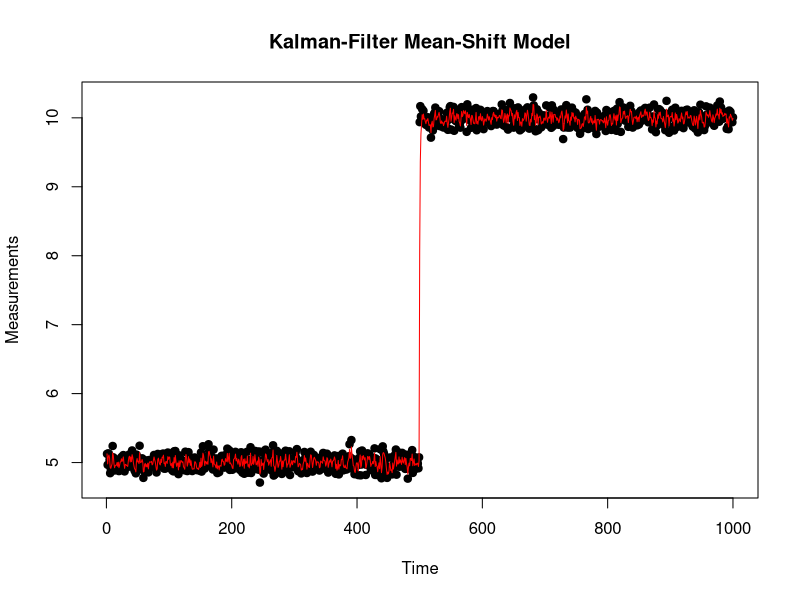
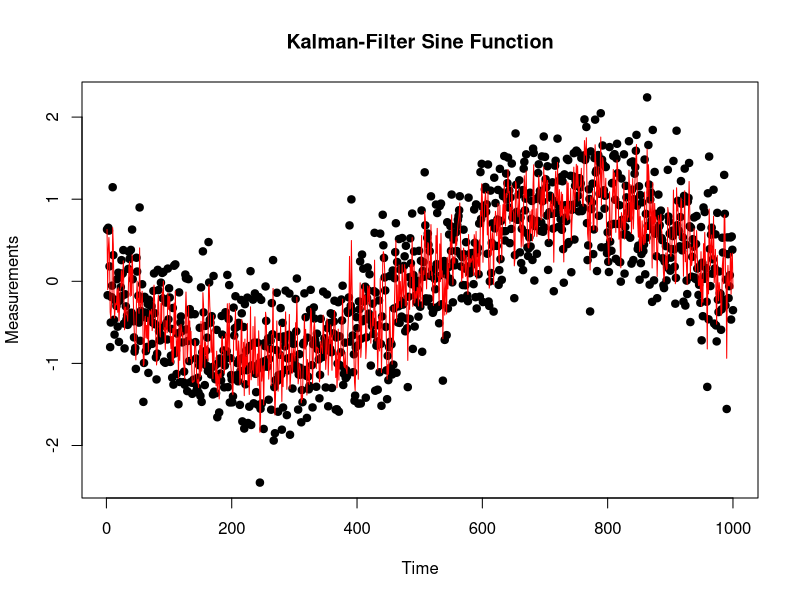
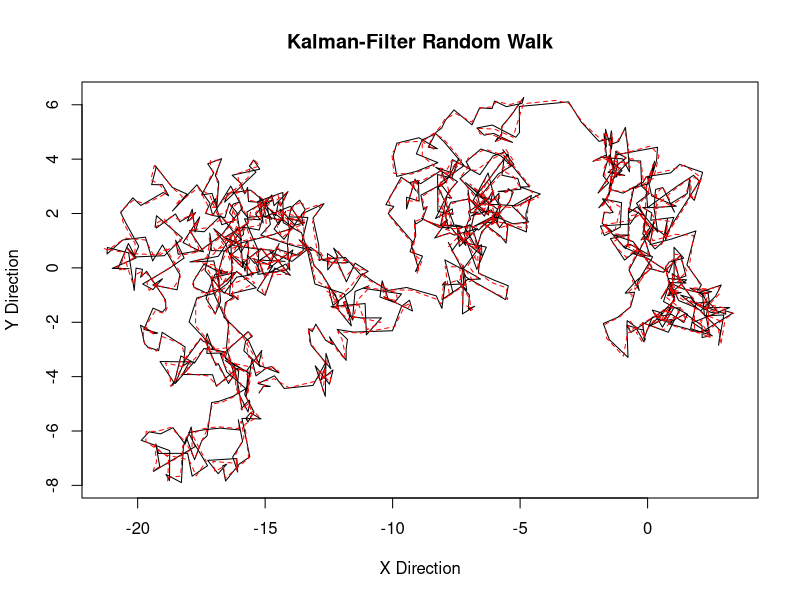
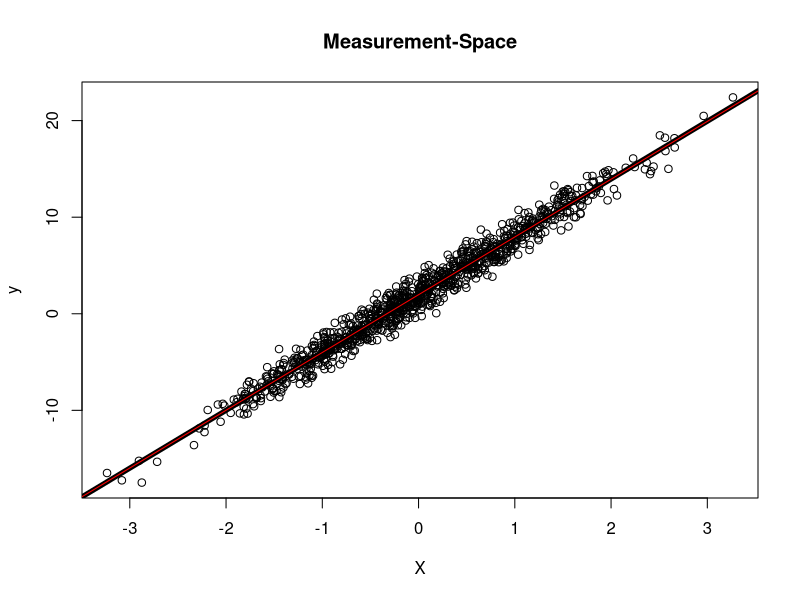
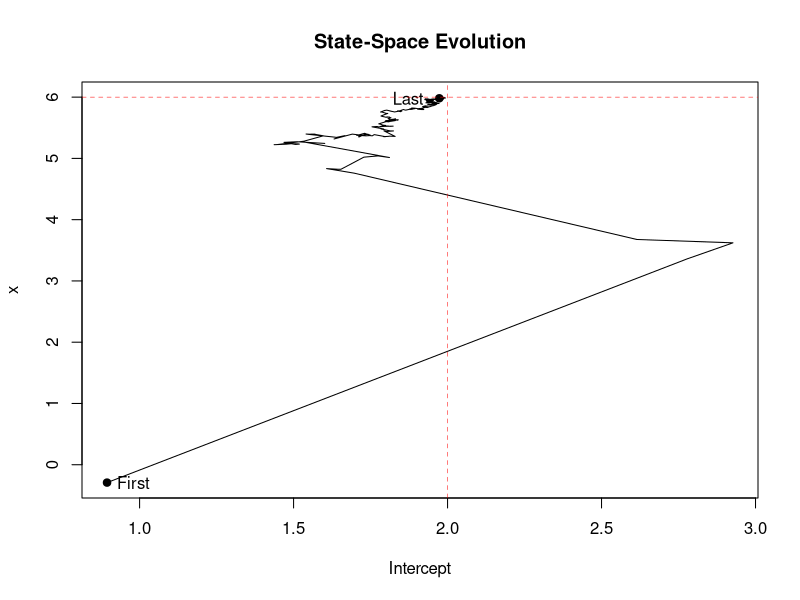
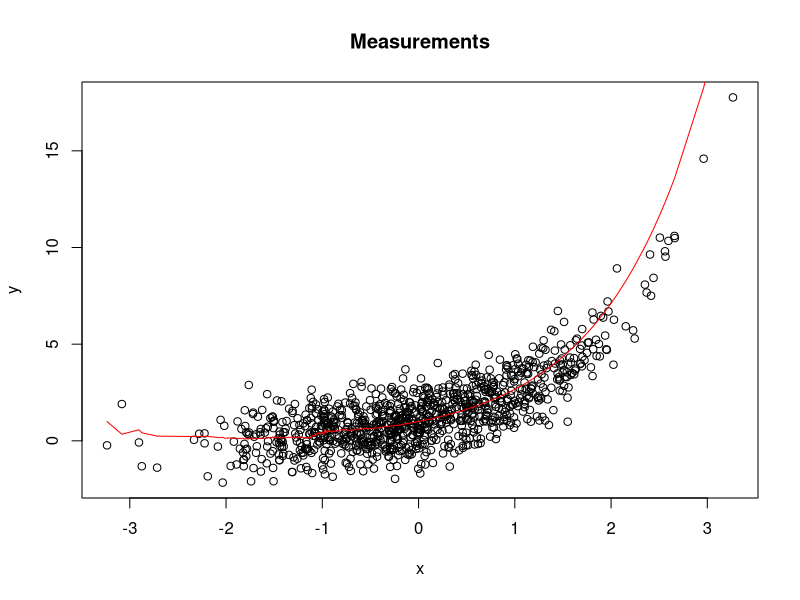
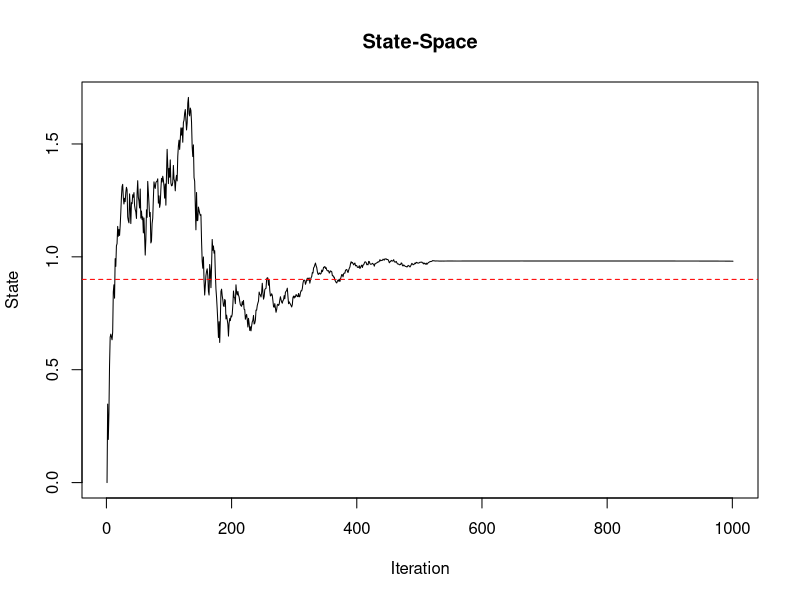
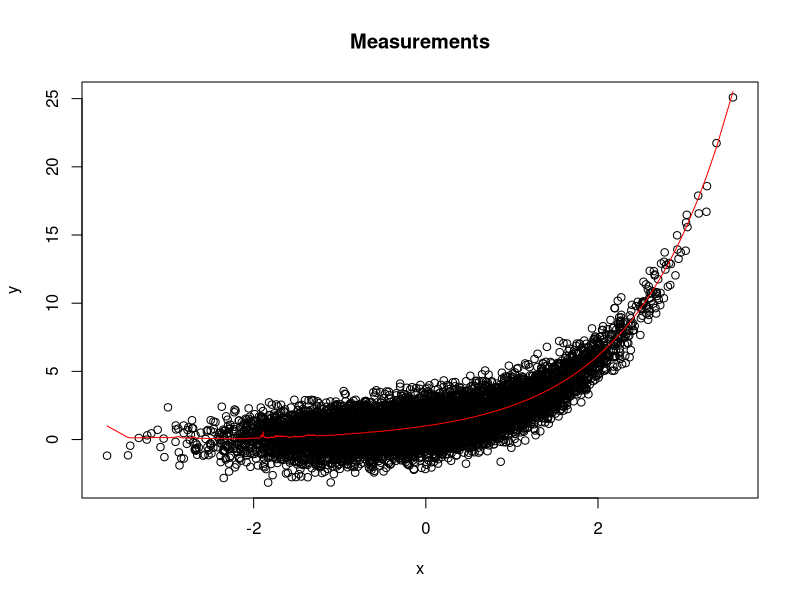

The R script that drew these images, in order:
## ---- chunk 1
# generating samples from the multivariate normal distribution 
mvnorm <- function(n, mu, covar){
    return((t(chol(covar)) %*% rnorm(n)) + mu)
}
#####

#####
# kalman filter equations inplementation
# the implementation is slightly different for vector inputs then matrix inputs
# which is why it requires two different "inner" implementations
kalman_filter <- function(measurements, stateTransition, processNoise,
    outputMatrix, measurementNoise){    

    # vector input 
    if(is.vector(measurements)){

        # number of measurements
        n <- length(measurements)

        # number of states
        n_state <- ncol(stateTransition)

        # init state matrix
        state <- matrix(0, ncol=n_state, nrow=n)

        # use first measurement as init state
        state[1, ] <- c(measurements[1], rep(0, n_state - 1))

        # init state covariance matrix
        S <- diag(rep(10, n_state))

        # kalman filter equations 
        for(i in 2:n){
            # predict
            m_ <- stateTransition %*% state[i-1, ]
            S_ <- stateTransition %*% S %*% t(stateTransition) + processNoise

            # update
            S <- outputMatrix %*% S_ %*% t(outputMatrix) + measurementNoise
            K <- S_ %*% t(outputMatrix) %*% solve(S)
            m <- m_ + K %*% (measurements[i] - outputMatrix %*% m_)
            S <- S_ - K %*% S %*% t(K)

            # save
            state[i,] <- m
        }
    }
    if(is.matrix(measurements)){

        # number of measurements
        n_measure <- nrow(measurements)

        # number of states
        n_state <- ncol(stateTransition)

        # init state 
        state <- matrix(0, ncol=n_state, nrow=n_measure)

        # use first measurement as init state
        state[1, ] <- c(measurements[1,], rep(0, n_state - ncol(measurements)))

        # state covariance matrix
        S <- diag(rep(10, n_state))

        # kalman filter equations
        for(i in 2:n){
            # predict
            m_ <- stateTransition %*% state[i-1, ]
            S_ <- stateTransition %*% S %*% t(stateTransition) + processNoise

            # update
            S <- outputMatrix %*% S_ %*% t(outputMatrix) + measurementNoise
            K <- S_ %*% t(outputMatrix) %*% solve(S)
            m <- m_ + K %*% (measurements[i,] - outputMatrix %*% m_)
            S <- S_ - K %*% S %*% t(K)

            # save
            state[i,] <- m
        }
    }
    # return state  
    return(state)
}
#####

#####
# functions usind in deriving the recursive non linear regression extended kalman-filter solution
# exponential model with one variable
h <- function(x, beta) { exp(x*beta) }

# derivative of the exponential function w.r.t. the state
H <- function(x, beta) { h(x, beta)/x }
#####

#####
# functions for the importance sampling example
# function of the random variable
f <- function(x) {cos(x)^2 }

# normal density
d_norm  <- function(x, mu=0, sig=1) {1/sqrt(2*pi)*exp(- (x-mu)^2/(2*sig^2))}

# laplace distribution density
dlaplace <- function(x, b=1, mu =0){ 1/(2*b)*exp(-abs(x-mu)/b)}

# generate random variables according to the laplace distribution
rlaplace <- function(b, u){
    -b*sign(u-0.5)*log(1 - 2*abs(u-0.5))
}
#####

#####
# state transition function for the particle filter simulation
state_update <- function(x,t) {  0.5*x + 25*x/(1 + x^2) + 8*cos(1.2*(t-1)) }

# measurement / process transition function for the particle filter simulation
measurement_update <- function(x) { x^2/20 }
#####

#####
# state transition function for the particle filter simulation
stochastic_volatility_state  <- function(x, a, b) { a + b * x }

# measurement / process transition function for the particle filter simulation
stochastic_volatility_process  <- function(state) { exp(state) }
#####
## ---- chunk 2
# generate n constant measurements whose mean changes after n/2 measurements
# random seed
set.seed(0)

# init n
n <- 1000

# save results
time_var_const_mean <- numeric(n)

# generate time depended constant data with gaussian noise
for(i in 1:n){
        time_var_const_mean[i] <- rnorm(1, mean = 5, sd = 0.1)
    if( i < n/2){
    } else {
        time_var_const_mean[i] <- rnorm(1, mean = 10, sd = 0.1)
    }
}

# apply the kalman filter
kf_const_time_var_mean <- kalman_filter( measurements = time_var_const_mean, stateTransition = matrix(c(1,1, 0,1), ncol = 2), 
    processNoise = diag(rep(1,2)), outputMatrix = matrix(c(1,0), ncol = 2),  measurementNoise = matrix(1, ncol=1)
)

plot(time_var_const_mean, pch=19, 
    main = "Kalman-Filter Mean-Shift Model",
    xlab = "Time",
    ylab = "Measurements")
lines(kf_const_time_var_mean[,1], col='red')
## ---- chunk 3
# second k-f example using sine function with additive gaussian noise 
set.seed(0)

# generate data
sine <- sin(seq(-pi, pi, length.out=n)) + rnorm(n,sd=0.5)

# apply k-f
kf_sine <- kalman_filter(measurements = sine, stateTransition = matrix(c(1,1, 0,1), ncol = 2), processNoise = diag(rep(1,2)), 
    outputMatrix = matrix(c(1,0), ncol = 2), measurementNoise = matrix(1, ncol=1)
)

plot(sine, pch=19, 
    main = "Kalman-Filter Sine Function",
    xlab = "Time",
    ylab = "Measurements")
lines(kf_sine[,1], col='red')
## ---- chunk 4
# generate two dimensional random walk, where the current position depends only on the previous one
set.seed(0)

# save data
random_walk <- matrix(0, ncol=2, nrow=n)

# generte random walk
for(i in 2:n){
    random_walk[i, 1] <- random_walk[i-1, 1] + rnorm(1, sd=0.5)
    random_walk[i, 2] <- random_walk[i-1, 2] + rnorm(1, sd=0.5)
}

# apply k-f
kf_random_walk <- kalman_filter(measurements = random_walk, stateTransition = matrix(c(1,0,0,0, 0,1,0,0, 1,0,1,0, 0,1,0,1), ncol = 4), 
    processNoise = diag(rep(1,4)), outputMatrix = matrix(c(1,0, 0,1, 0,0, 0,0), ncol = 4),  measurementNoise = diag(c(1,1))
)

# save grafics
plot(random_walk, type='l',, 
    main = "Kalman-Filter Random Walk",
    xlab = "X Direction",
    ylab = "Y Direction")
lines(kf_random_walk[,1], kf_random_walk[,2], col='red', lty=2)
## ---- chunk 5
# recursive linear regression
set.seed(0)
# explantatory variables with intercept
X <- cbind(rep(1, n), rnorm(n))

# true state
beta <- c(2, 6)

# gaussian model
y_lin <- rnorm(n, mean= X%*%beta, 1)

# save state
beta_lin_est  <- matrix(0, ncol=n, nrow=2)

# state covariance
Sig <- diag(c(1,1))

# not using the kalman filter function because for recursive regression
# the predict step is not required, thus there is no state transition in this model
# run the equations
for(i in 2:n){
    S  <- X[i,,drop=FALSE] %*% Sig %*% t(X[i,,drop=FALSE]) + 1
    K  <- Sig %*% t(X[i,,drop=FALSE]) / as.numeric(S)
    beta_lin_est[,i]  <- beta_lin_est[,i-1] + K %*% (y_lin[i] - X[i, ] %*% beta_lin_est[,i-1])    
    Sig <- Sig - K%*%S%*%t(K)
}

# save plot
plot(X[,2], y_lin,
    main = "Measurement-Space",
    xlab = "X",
    ylab = "y"
)
abline(lm(y_lin ~ X - 1 )$coefficients[1], lm(y_lin ~ X - 1 )$coefficients[2], lw=5)
abline(beta_lin_est[1, n], beta_lin_est[2,n], col = "red")

# state space
plot(beta_lin_est[1,-1], beta_lin_est[2,-1], 
    main = "State-Space Evolution",
    xlab = "Intercept",
    ylab = "x",
    type = "l"
)
points(beta_lin_est[1, 2], beta_lin_est[2,2], pch=19)
text(beta_lin_est[1, 2], beta_lin_est[2,2], "First", adj = c(-0.3, 0.5))
points(beta_lin_est[1, n], beta_lin_est[2,n], pch=19)
text(beta_lin_est[1, n], beta_lin_est[2,n], "Last", adj = c(1.5, 0.5))
abline(v = 2, lty = 2, lw = 0.5, col = "red")
abline(h = 6, lty = 2, lw = 0.5, col = "red")
## ---- chunk 6
##################################################################################################################
############################# EXTENDED KALMAN FILTER SIMULATION  #################################################
##################################################################################################################

# recursive non linear regression
# additional observations
# first try
n <- 1000

# state of the model
beta_non_lin_est  <- numeric(n+1)

# generate covariable, just standard normal observations 
set.seed(0)
x  <- sort(rnorm(n))

# generate gaussian measurements
y_non_lin <- rnorm(n, mean= h(x, 0.9), 1)

# state variance 
Sig <- 1

# run the calculation for the extended kalman filter according to formula
for(i in 1:n){
    v  <- y_non_lin[i] - h(x[i], beta_non_lin_est[i])
    H <- h(x[i], beta_non_lin_est[i])/x[i]
    S  <- H * Sig * H + 1
    K  <- Sig * H / as.numeric(S)
    beta_non_lin_est[1+i]  <- beta_non_lin_est[i] + K * v
    Sig <- Sig - K*S*t(K)
}

# save grafics
plot(x, y_non_lin, 
    main = "Measurements",
    xlab = "x",
    ylab = "y"
)
lines(x, h(x, beta_non_lin_est[-n]), col='red')

plot(beta_non_lin_est, type='l',
 main = "State-Space",
 xlab = "Iteration",
 ylab = "State"
)
abline(h = 0.9, col = 'red', lty = 2)
## ---- chunk 7

# recursive non linear regression
# additional observations
# second try increase n
n <- 10000

# state of the model
beta_non_lin_est  <- numeric(n+1)

# generate covariable, just standard normal observations 
set.seed(0)
x  <- sort(rnorm(n))

# generate gaussian measurements
y_non_lin <- rnorm(n, mean= h(x, 0.9), 1)

# state variance 
Sig <- 1

# run the calculation for the extended kalman filter according to formula
for(i in 1:n){
    v  <- y_non_lin[i] - h(x[i], beta_non_lin_est[i])
    H <- h(x[i], beta_non_lin_est[i])/x[i]
    S  <- H * Sig * H + 1
    K  <- Sig * H / as.numeric(S)
    beta_non_lin_est[1+i]  <- beta_non_lin_est[i] + K * v
    Sig <- Sig - K*S*t(K)
}

# save grafics
plot(x, y_non_lin, 
    main = "Measurements",
    xlab = "x",
    ylab = "y"
)
lines(x, h(x, beta_non_lin_est[-n]), col='red')

plot(beta_non_lin_est, type='l',
 main = "State-Space",
 xlab = "Iteration",
 ylab = "State"
)
abline(h = 0.9, col = 'red', lty = 2)
## ---- chunk 8
##################################################################################################################
#############################     PARTICLE FILTER SIMULATION     #################################################
##################################################################################################################

# importance sampling example

set.seed(0)
# generate x-values in the range of -3,3
x <- seq(-3,3,by=0.1)

# plot importance densities and target function
plot(x, f(x)*dnorm(x), type='l', xlim=c(-5,5), ylim=c(0,0.5), 
    main="Comparing Distributions",
    ylab = "cos(x^2) * dnorm"
)
lines(x, dlaplace(x),col='red')
lines(x, dnorm(x),col='green')
lines(x, dunif(x, -3,3),col='blue')

# perform monte carlo integration to calculate the expected values
n <- length(x)
set.seed(0)
norm_samples  <- rnorm(n)
lapl_samples <- rlaplace(1, runif(n))
unif_samples_2 <- runif(n, -3, 3)
mean( f(lapl_samples) * dnorm(lapl_samples) / dlaplace(lapl_samples, 1, 0))
mean( f(unif_samples_2) * dnorm(unif_samples_2) / dunif(unif_samples_2, -3, 3))
mean( f(norm_samples) * dnorm(norm_samples) / dnorm(norm_samples))
## ---- chunk 9
# particle filter simulatin example 1

# init state
x <- 0.1
# process noise
x_N <- 1 
# measurement noise
x_R <- 1
# duration
T <- 100
# num particles
N <- 1000
# init var
V <- 2

# save variables
z_out <- numeric(T)
x_out <- numeric(T)
x_est <- numeric(T)
x_est_out <- numeric(T)
weight <- numeric(N)


set.seed(0)
# init particles
particles <- rnorm(N, x, sqrt(V))

for(t in 1:T){
    x  <- rnorm(1, state_update(x,t-1), x_N)
    z <- rnorm(1, measurement_update(x), 2)

    for(i in 1:N){
        particles[i] <- rnorm(1, state_update(particles[i],t-1), x_N)
        z_update <- measurement_update(particles[i])
        weight[i] <- dnorm(z, z_update, 2)
    }
    weight  <- weight / sum(weight)
    particles <- sample(particles, size=N, replace=TRUE, prob=weight)
    x_est <- mean(particles)
    x_out[t] <- x
    z_out[t] <- z
    x_est_out[t] <- x_est
}

plot(x_out, type='l', main="State Developement", xlab= "Iteration", ylab = "State")
lines(x_est_out, col='red', lty=2)

plot(z_out, type='l', main="Position Developement", xlab= "Iteration", ylab = "Position")
lines(measurement_update(x_est_out), col='red', lty=2)
## ---- chunk 10
# exaple stochastic volatility model

# read data
vix_orig <- read.csv("./VIXCLS.csv")

# inspect data
# dim(vix_orig)
# head(vix_orig)
# tail(vix_orig)

# missing values?
vix <- as.numeric(as.character(vix_orig[,2]))

# remove missing values
vix <- vix[!is.na(vix)]

# init variables
n <- 1000
T  <- length(vix)

# model parameters
a <- 0.69
b <- 1
sig_v <- 1.12
B <- 0.89
sig_w <- 0.78

# save estimate
x_est_out <- numeric(T)
# state <-numeric(T)

set.seed(0)

# generate particles
particles <- rnorm(n, sd = sig_v)

# perform calculations
for(t in 1:T){
    particles <- rnorm(n, mean=stochastic_volatility_state(particles, a, b), sd = sqrt(sig_v))
    z_update <- stochastic_volatility_process(particles)
    weight <- dnorm(vix[t], z_update, sig_w)
    # weight <- weight * dnorm(z[t], z_update, sig_w)
    weight  <- weight / sum(weight)
    particles <- sample(particles, size=n, replace=TRUE, prob=weight)
    x_est <- mean(particles)
    x_est_out[t] <- x_est
}

# save results

plot(vix, type='l', main="Vix", xlab= "Time", ylab = "Value")
lines(stochastic_volatility_process(x_est_out), col='red', lty=2)

plot(vix[1:50], type='l', main="Vix First 50 Observations", xlab= "Time", ylab = "Value")
lines(stochastic_volatility_process(x_est_out)[1:50], col='red', lty=2)

